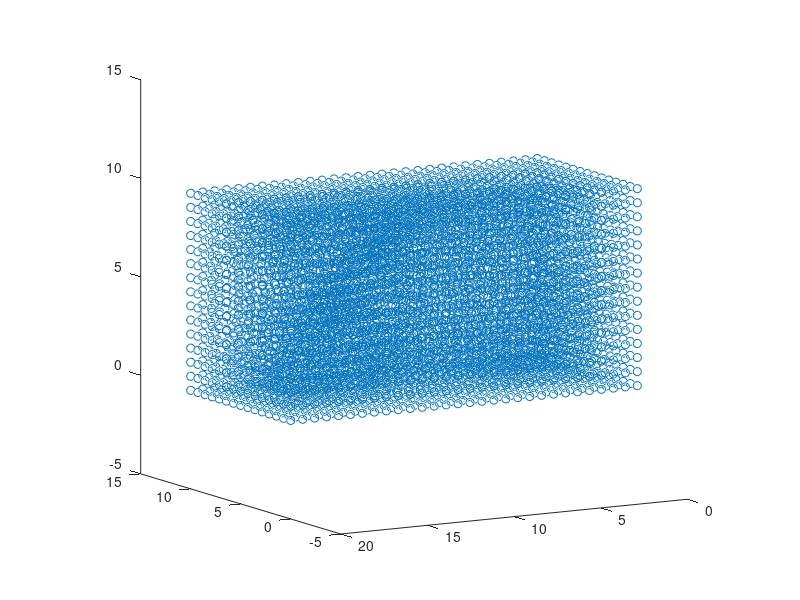

The MATLAB script that drew this image:
N = 15;

for a = 0:.025:1.0
    [x y z] = meshgrid(linspace(0,10,N),linspace(0,20,2*N),linspace(0,10,N));
    x = x(:);
    y = y(:);
    z = z(:);
    
    dx = cos(1/2*pi*(x-5)/5).*cos(3/2*pi*(y-10)/10).*cos(1/2*pi*(z-5)/5);
    dy = cos(3/2*pi*(x-5)/5).*cos(1/2*pi*(y-10)/10).*cos(3/2*pi*(z-5)/5);
    dz = cos(1/2*pi*(x-5)/5).*cos(3/2*pi*(y-10)/10).*cos(1/2*pi*(z-5)/5);
%     d = sin(pi*(x-5)/5).*sin(2*pi*(y-10)/10).*sin(pi*(z-5)/5);
    x = x + a*dx;
    y = y + a*dy;
    z = z + a*dz;
    plot3(x,y,z,'o')
    axis equal
    view(-120,10)
    
    drawnow
    
end